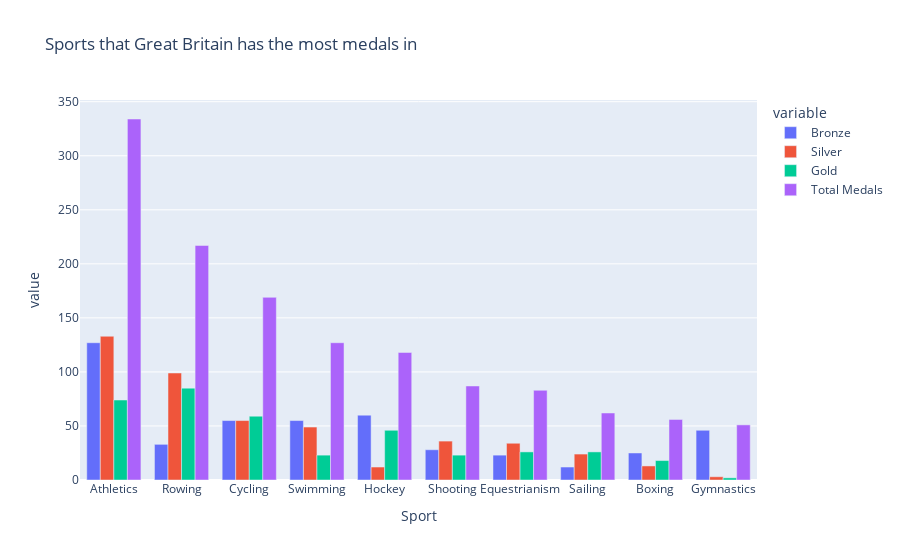

Notebook source saved alongside this figure:
### Code cell
# plotting the data frame
fig = px.bar(
    df_10_medals,
    x="Sport",
    y=["Bronze","Silver","Gold","Total Medals"],
    title="Sports that Great Britain has the most medals in",
    barmode= "group") # group has the medals separately and not stacked
 
fig.show()

### Figure 1 — Plotly figure (JSON) as saved in the notebook; plotly's stock layout.template omitted (floating-point values rounded to 4 significant figures)
{"data": [{"alignmentgroup": "True", "hovertemplate": "variable=Bronze<br>Sport=%{x}<br>value=%{y}<extra></extra>", "legendgroup": "Bronze", "marker": {"color": "#636efa", "pattern": {"shape": ""}}, "name": "Bronze", "offsetgroup": "Bronze", "orientation": "v", "showlegend": true, "textposition": "auto", "type": "bar", "x": ["Athletics", "Rowing", "Cycling", "Swimming", "Hockey", "Shooting", "Equestrianism", "Sailing", "Boxing", "Gymnastics"], "xaxis": "x", "y": [127, 33, 55, 55, 60, 28, 23, 12, 25, 46], "yaxis": "y"}, {"alignmentgroup": "True", "hovertemplate": "variable=Silver<br>Sport=%{x}<br>value=%{y}<extra></extra>", "legendgroup": "Silver", "marker": {"color": "#EF553B", "pattern": {"shape": ""}}, "name": "Silver", "offsetgroup": "Silver", "orientation": "v", "showlegend": true, "textposition": "auto", "type": "bar", "x": ["Athletics", "Rowing", "Cycling", "Swimming", "Hockey", "Shooting", "Equestrianism", "Sailing", "Boxing", "Gymnastics"], "xaxis": "x", "y": [133, 99, 55, 49, 12, 36, 34, 24, 13, 3], "yaxis": "y"}, {"alignmentgroup": "True", "hovertemplate": "variable=Gold<br>Sport=%{x}<br>value=%{y}<extra></extra>", "legendgroup": "Gold", "marker": {"color": "#00cc96", "pattern": {"shape": ""}}, "name": "Gold", "offsetgroup": "Gold", "orientation": "v", "showlegend": true, "textposition": "auto", "type": "bar", "x": ["Athletics", "Rowing", "Cycling", "Swimming", "Hockey", "Shooting", "Equestrianism", "Sailing", "Boxing", "Gymnastics"], "xaxis": "x", "y": [74, 85, 59, 23, 46, 23, 26, 26, 18, 2], "yaxis": "y"}, {"alignmentgroup": "True", "hovertemplate": "variable=Total Medals<br>Sport=%{x}<br>value=%{y}<extra></extra>", "legendgroup": "Total Medals", "marker": {"color": "#ab63fa", "pattern": {"shape": ""}}, "name": "Total Medals", "offsetgroup": "Total Medals", "orientation": "v", "showlegend": true, "textposition": "auto", "type": "bar", "x": ["Athletics", "Rowing", "Cycling", "Swimming", "Hockey", "Shooting", "Equestrianism", "Sailing", "Boxing", "Gymnastics"], "xaxis": "x", "y": [334, 217, 169, 127, 118, 87, 83, 62, 56, 51], "yaxis": "y"}], "layout": {"barmode": "group", "legend": {"title": {"text": "variable"}, "tracegroupgap": 0}, "title": {"text": "Sports that Great Britain has the most medals in"}, "xaxis": {"anchor": "y", "domain": [0, 1], "title": {"text": "Sport"}}, "yaxis": {"anchor": "x", "domain": [0, 1], "title": {"text": "value"}}}}
